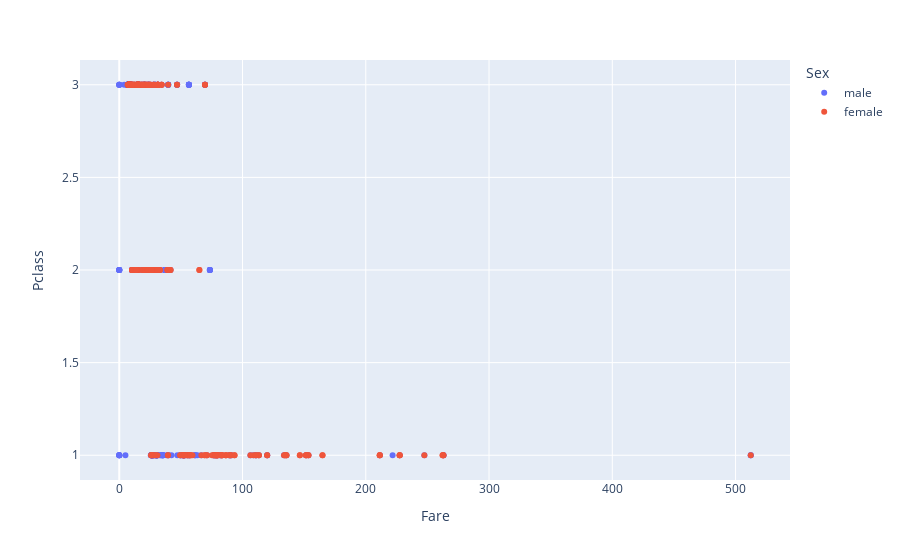

This figure's notebook cell:
### Code cell
fare = px.scatter(data, x='Fare', y='Pclass', color='Sex')
fare.show()

### Figure 1 — Plotly figure (JSON) as saved in the notebook; plotly's stock layout.template omitted (floating-point values rounded to 4 significant figures; data arrays with more than 128 entries replaced by an {"elided": "..."} marker saying what was removed)
{"data": [{"hovertemplate": "Sex=male<br>Fare=%{x}<br>Pclass=%{y}<extra></extra>", "legendgroup": "male", "marker": {"color": "#636efa", "symbol": "circle"}, "mode": "markers", "name": "male", "orientation": "v", "showlegend": true, "type": "scatter", "x": {"elided": "577 float values"}, "xaxis": "x", "y": {"elided": "577 int values"}, "yaxis": "y"}, {"hovertemplate": "Sex=female<br>Fare=%{x}<br>Pclass=%{y}<extra></extra>", "legendgroup": "female", "marker": {"color": "#EF553B", "symbol": "circle"}, "mode": "markers", "name": "female", "orientation": "v", "showlegend": true, "type": "scatter", "x": {"elided": "314 float values"}, "xaxis": "x", "y": {"elided": "314 int values"}, "yaxis": "y"}], "layout": {"legend": {"title": {"text": "Sex"}, "tracegroupgap": 0}, "margin": {"t": 60}, "xaxis": {"anchor": "y", "domain": [0, 1], "title": {"text": "Fare"}}, "yaxis": {"anchor": "x", "domain": [0, 1], "title": {"text": "Pclass"}}}}
